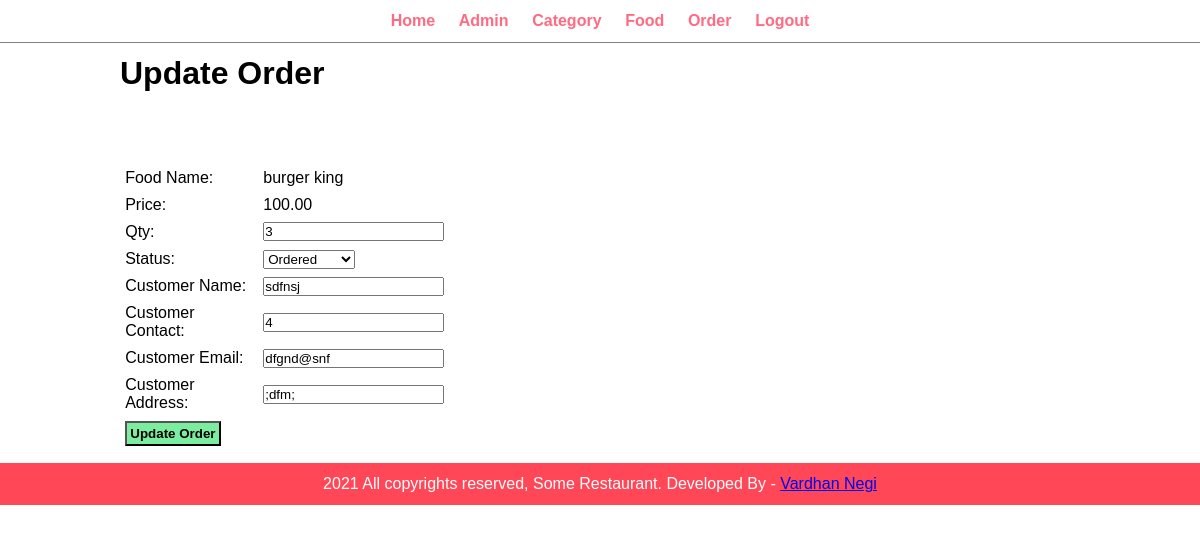
/admin/update-order.php?id=9 (signed in), run on the app's committed database.
### tables this page shows
CREATE TABLE `tbl_order` (
  `id` int(8) NOT NULL,
  `food` varchar(150) NOT NULL,
  `price` decimal(10,2) NOT NULL,
  `qty` int(8) NOT NULL,
  `total` decimal(10,2) NOT NULL,
  `order_date` datetime NOT NULL,
  `status` varchar(50) NOT NULL,
  `customer_name` varchar(150) NOT NULL,
  `customer_contact` varchar(20) NOT NULL,
  `customer_email` varchar(150) NOT NULL,
  `customer_address` varchar(255) NOT NULL
);

### admin/update-order.php (the view, shortened to what this page needs)
<?php include('partials/menu.php')?>
<div class="main-content">
    <div class="wrapper">
        <h1>Update Order</h1>
        <br><br>
        <?php
              if(isset($_GET['id'])){
                  $id = $_GET['id'];
                $sql= "SELECT * FROM tbl_order WHERE id=$id";
                $res = mysqli_query($conn,$sql);
                $count = mysqli_num_rows($res);
                if($count==1){
                    $row=mysqli_fetch_assoc($res);
                    $food=$row['food'];
                    $price=$row['price'];
                    $qty=$row['qty'];
                    $status=$row['status'];
                    $customer_name=$row['customer_name'];
                    $customer_contact=$row['customer_contact'];
                    $customer_email=$row['customer_email'];
                    $customer_address=$row['customer_address'];
                }
                else{
                    header('location:'.SITEURL.'admin/manage-order.php');
                     }
                }else{
                    header('location:'.SITEURL.'admin/manage-order.php');
                }
            ?>
        <br><br>
        <form action="" method="POST" enctype="multipart/form-data">
            <table class="tbl-30">
                <tr>
                    <td>Food Name: </td>
                    <td><?php echo $food;?></td>
                </tr>
                <tr>
                    <td>Price: </td>
                    <td><?php echo $price;?></td>
                </tr>
                 <tr>
                    <td>Qty: </td>
                    <td>
                        <input type="number" name="qty" value="<?php echo $qty;?>">
                    </td>
                </tr>
                <tr>
                    <td>Status: </td>
                    <td>
                       <select name="status">
                           <option <?php if($status=="Ordered"){ echo "selected";} ?> value="Ordered">Ordered</option>
                       </select>
                    </td>
                </tr>
                <tr>
                    <td>Customer Name: </td>
                    <td>
                        <input type="text" name="customer_name" value="<?php echo $customer_name;?>">
                    </td>
                </tr>
                <tr>
                    <td>Customer Contact: </td>
                    <td>
                        <input type="text" name="customer_contact" value="<?php echo $customer_contact;?>">
                    </td>
                </tr>
                <tr>
                    <td>Customer Email: </td>
                    <td>
                        <input type="emai" name="customer_email" value="<?php echo $customer_email;?>">
                    </td>
                </tr>
                <tr>
                    <td>Customer Address: </td>
                    <td>
                        <input type="text" name="customer_address" value="<?php echo $customer_address;?>">
                    </td>
                </tr>
                <tr>
                    <td colspan="2">
                        <input type="submit" name="submit" value="Update Order" class="btn-secondary">
                    </td>
                </tr>
            </table>
        </form>
    </div>
</div>
<?php include('partials/footer.php')?>

### css/admin.css (style rules this page uses)
* { margin: 0; padding: 0; font-family:Arial, Helvetica, sans-serif; }
.wrapper { padding: 1%; width: 80%; margin: 0 auto; }
table tr td { padding: 1%; text-align: left; }
.btn-secondary { background-color: #7bed9f; padding: 1%; color: black; text-decoration: none; font-weight: bold; }

### data on the page
tbl_order: food "burger king", price "100.00", qty "3", status "Ordered", customer_name "sdfnsj", customer_contact "4", customer_email "dfgnd@snf", customer_address ";dfm;"
